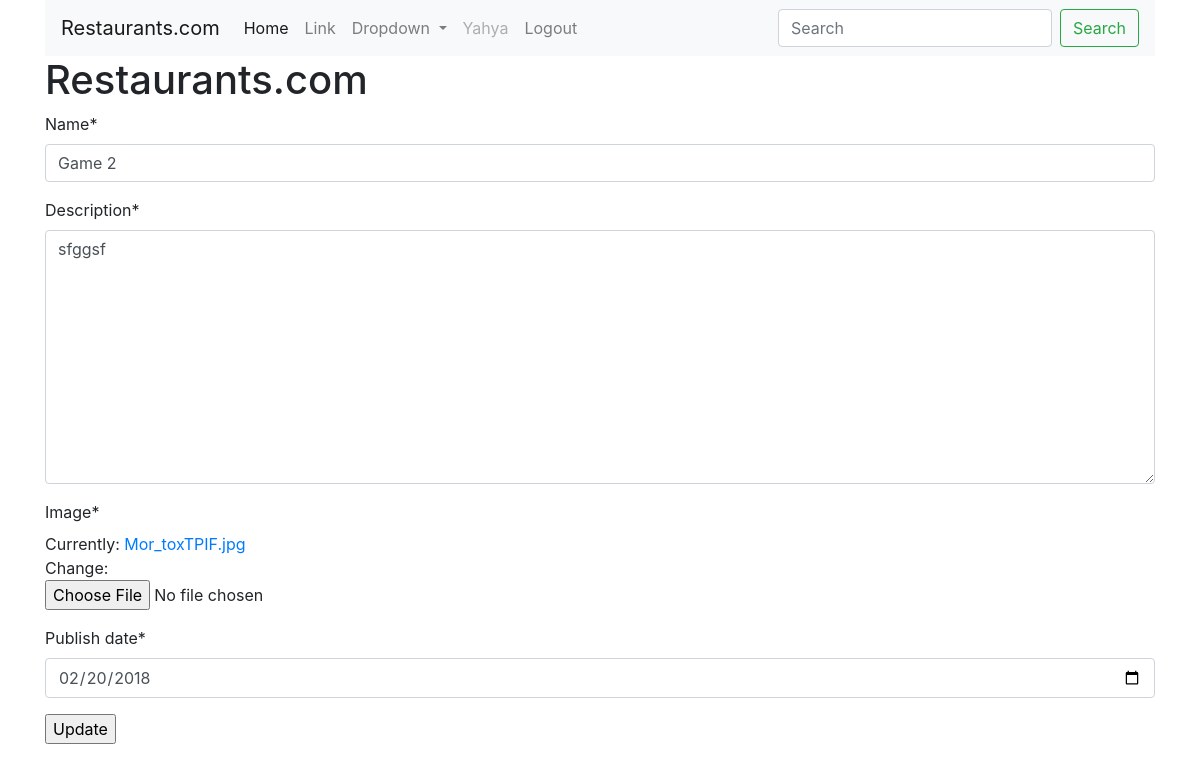
The page /update/16/ (signed in) on the database as committed earlier.
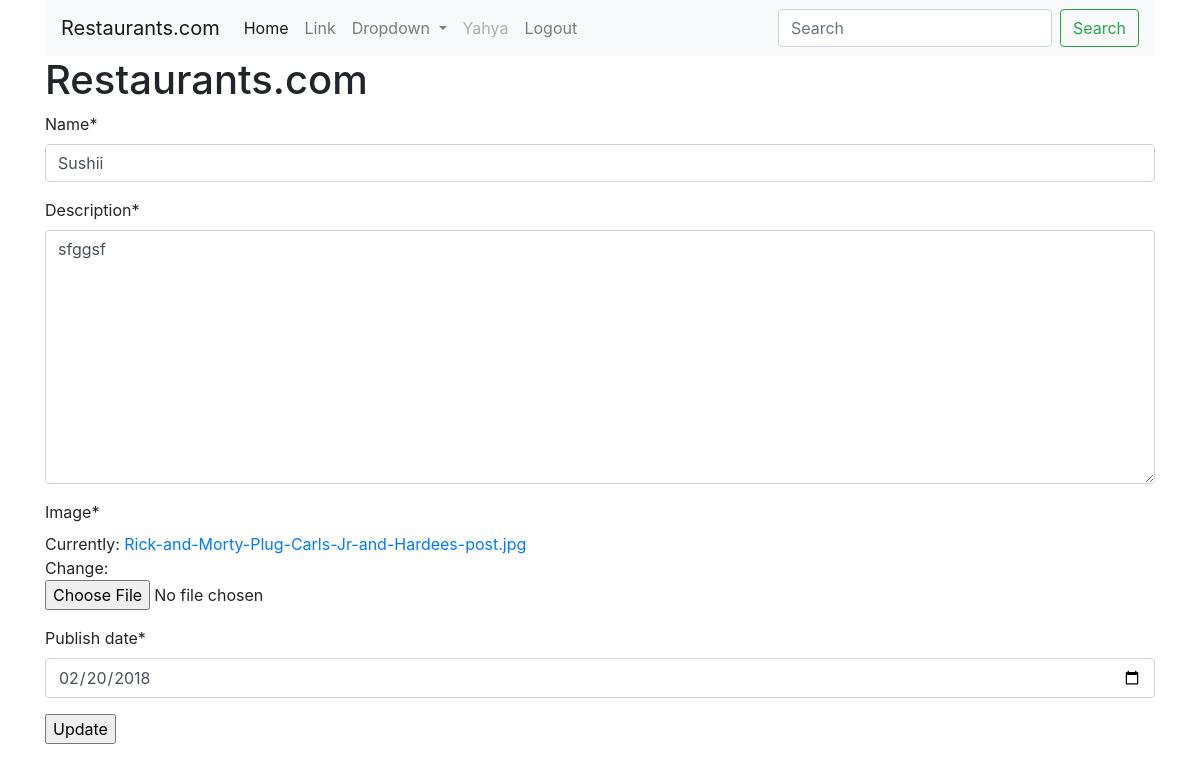
The same page on the database as committed later.
### restaurants/models.py (models this page shows, shortened)
class Restaurant(models.Model):
	name = models.CharField(max_length=255)
	description = models.TextField()
	image = models.ImageField(null=True)
	opening_time = models.TimeField(auto_now_add=True)
	closing_time = models.TimeField(auto_now_add=True)
	img_url = models.URLField()
	publish_date = models.DateField(null=True)
	owner = models.ForeignKey(User, default=1, on_delete=models.CASCADE)

### restaurants/views.py (the view)
# urls.py: path('update/<int:restaurant_id>/', views.update, name="restaurant_update"),
def update(request, restaurant_id):
	if not request.user.is_authenticated:
		return redirect('login')
	if not (request.user.is_staff or request.user==Restaurant.owner):
		return HttpResponse("you're not the owner or the staff. You are not allowed to edit this")
	restaurant_obj = Restaurant.objects.get(id=restaurant_id)
	form = RestaurantForm(instance=restaurant_obj)
	if request.method == "POST":
		form = RestaurantForm(request.POST, request.FILES or None, instance = restaurant_obj,)
		if form.is_valid():
			form.save()
			return redirect("restaurant_detail", restaurant_id=restaurant_obj.id)
	context = {
	"restaurant_obj":restaurant_obj,
	"update_form":form,
	}
	return render(request, 'restaurant_update.html', context)

### restaurants/forms.py
class RestaurantForm(forms.ModelForm):
	class Meta:
		model = Restaurant
		fields = ['name', 'description', 'image', 'publish_date']
		widgets = {
			"publish_date": forms.DateInput(attrs={"type":"date"})
		}

### restaurants/templates/restaurant_update.html (shortened to what this page needs)
{% extends "base.html" %}
{% load crispy_forms_tags %}
{% block stuff %}
	<form action="{% url 'restaurant_update' restaurant_id=restaurant_obj.id %}" method="POST" enctype="multipart/form-data">
		{{update_form|crispy}}
		<input type="submit" value="Update">
	</form>
{% endblock stuff %}

Rows that differ between the two databases and show on the page:
changed Restaurant "sfggsf": name "Game 2" → "Sushii"
Other text that changed with them:
text no longer shown: "Name * Description * Image * Currently: Mor_toxTPIF.jpg Change: Publish date *"
text now shown: "Name * Description * Image * Currently: Rick-and-Morty-Plug-Carls-Jr-and-Hardees-post.jpg Change: Publish date *"
